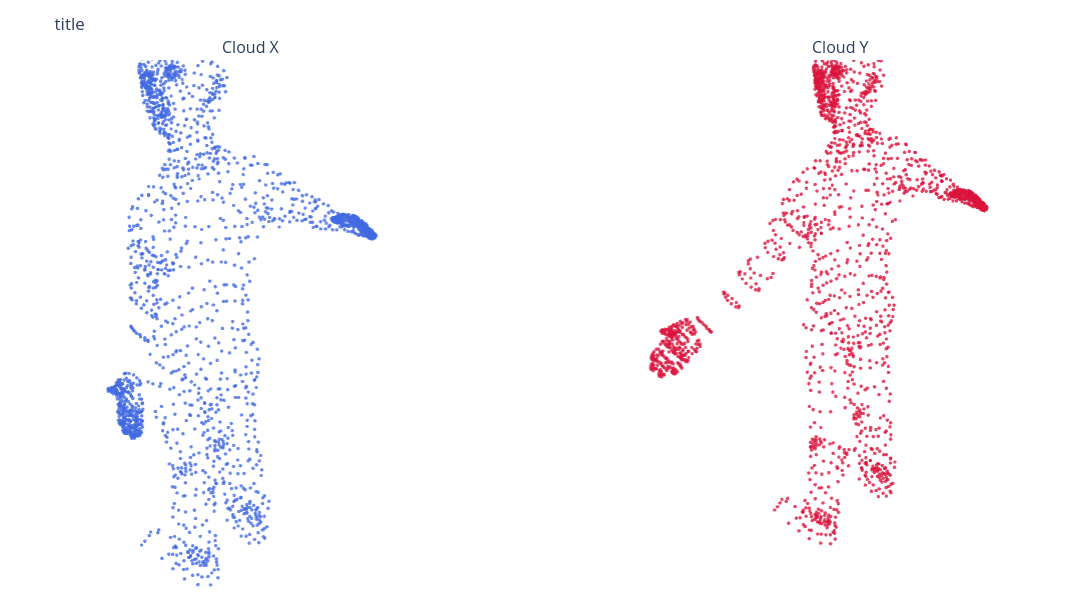

The code cell stored with this chart in its notebook:
### Markdown cell above
## Visualize the data

### Code cell
# Uncomment and run the following line to visualize the point clouds in an interactive 3D plotly figure
X,Y = clouds[0], clouds[1]
plot_3D_point_clouds_side_by_side(X, Y)

### Figure 1 — Plotly figure (JSON) as saved in the notebook; plotly's stock layout.template omitted (floating-point values rounded to 4 significant figures; data arrays with more than 128 entries replaced by an {"elided": "..."} marker saying what was removed)
{"data": [{"marker": {"color": "royalblue", "opacity": 0.8, "size": 2}, "mode": "markers", "scene": "scene", "type": "scatter3d", "x": {"elided": "1926 float values"}, "y": {"elided": "1926 float values"}, "z": {"elided": "1926 float values"}}, {"marker": {"color": "crimson", "opacity": 0.8, "size": 2}, "mode": "markers", "scene": "scene2", "type": "scatter3d", "x": {"elided": "1926 float values"}, "y": {"elided": "1926 float values"}, "z": {"elided": "1926 float values"}}], "layout": {"annotations": [{"font": {"size": 16}, "showarrow": false, "text": "Cloud X", "x": 0.225, "xanchor": "center", "xref": "paper", "y": 1, "yanchor": "bottom", "yref": "paper"}, {"font": {"size": 16}, "showarrow": false, "text": "Cloud Y", "x": 0.775, "xanchor": "center", "xref": "paper", "y": 1, "yanchor": "bottom", "yref": "paper"}], "height": 600, "legend": {"itemsizing": "constant"}, "margin": {"b": 10, "l": 10, "r": 10, "t": 60}, "scene": {"aspectmode": "data", "bgcolor": "rgba(0,0,0,0)", "domain": {"x": [0, 0.45], "y": [0, 1]}, "xaxis": {"showgrid": false, "showline": false, "showticklabels": false, "visible": false, "zeroline": false}, "yaxis": {"showgrid": false, "showline": false, "showticklabels": false, "visible": false, "zeroline": false}, "zaxis": {"showgrid": false, "showline": false, "showticklabels": false, "visible": false, "zeroline": false}}, "scene2": {"aspectmode": "data", "bgcolor": "rgba(0,0,0,0)", "domain": {"x": [0.55, 1], "y": [0, 1]}, "xaxis": {"showgrid": false, "showline": false, "showticklabels": false, "visible": false, "zeroline": false}, "yaxis": {"showgrid": false, "showline": false, "showticklabels": false, "visible": false, "zeroline": false}, "zaxis": {"showgrid": false, "showline": false, "showticklabels": false, "visible": false, "zeroline": false}}, "showlegend": false, "title": {"text": "title"}, "width": 1200}}
